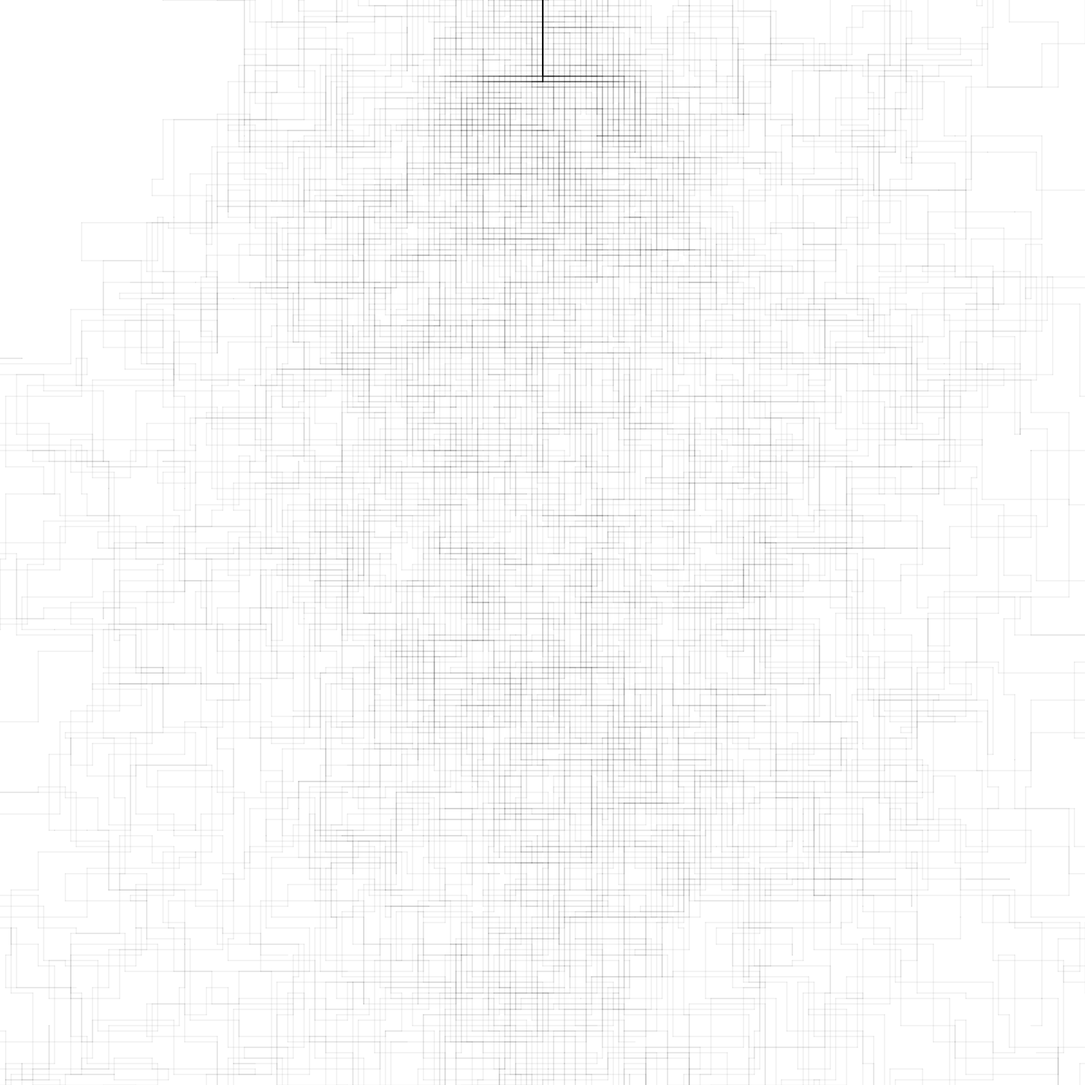
Frame 1 (no input)
Frame 2 (the mouse pressed at the canvas centre, redrawn once): identical to frame 1, image omitted

The Processing sketch that drew this single still picture (run headless with seeded random() and noise(); the mouse was pressed at the canvas centre and the sketch redrawn once):

// Processing sketch: connection_lines
// ── connection_lines.pde
void setup() {
  size(2000, 2000);
  pixelDensity(1);
}

void draw() {
  background(255);
  for (int i = 200; i < 300; i++) {
    foo(i);
  }
  
  noLoop();
  save("connection_lines.jpg");
}

void foo(long seed) {
  randomSeed(seed);
  stroke(0, 0, 0, 16);
  strokeWeight(2);
  float x1 = 1000;
  float y1 = 0;
  float x2 = x1;
  float y2 = y1;
  int previousDirection = 0;
  for (int i = 0; i < 100; i++) {
    float r = floor(random(20)) * 10;
    int direction = floor(random(4));
    while (
      ((direction == 0 || direction == 1) && (previousDirection == 0 || previousDirection == 1)) ||
      ((direction == 2 || direction == 3) && (previousDirection == 2 || previousDirection == 3))
      ) {
      direction = floor(random(3));
    }
    previousDirection = direction;
    
    if (direction == 0) {
      x2 = x1 + r;
      y2 = y1;
    } else if (direction == 1) {
      x2 = x1 - r;
      y2 = y1;
    } else if (direction == 2) {
      x2 = x1;
      y2 = y1 + r;
    } else if (direction == 3) {
      x2 = x1;
      y2 = y1 - r;
    }
    println(direction, r, x1, y1, x2, y2);
    line(x1, y1, x2, y2);
    x1 = x2;
    y1 = y2;
  }
}
